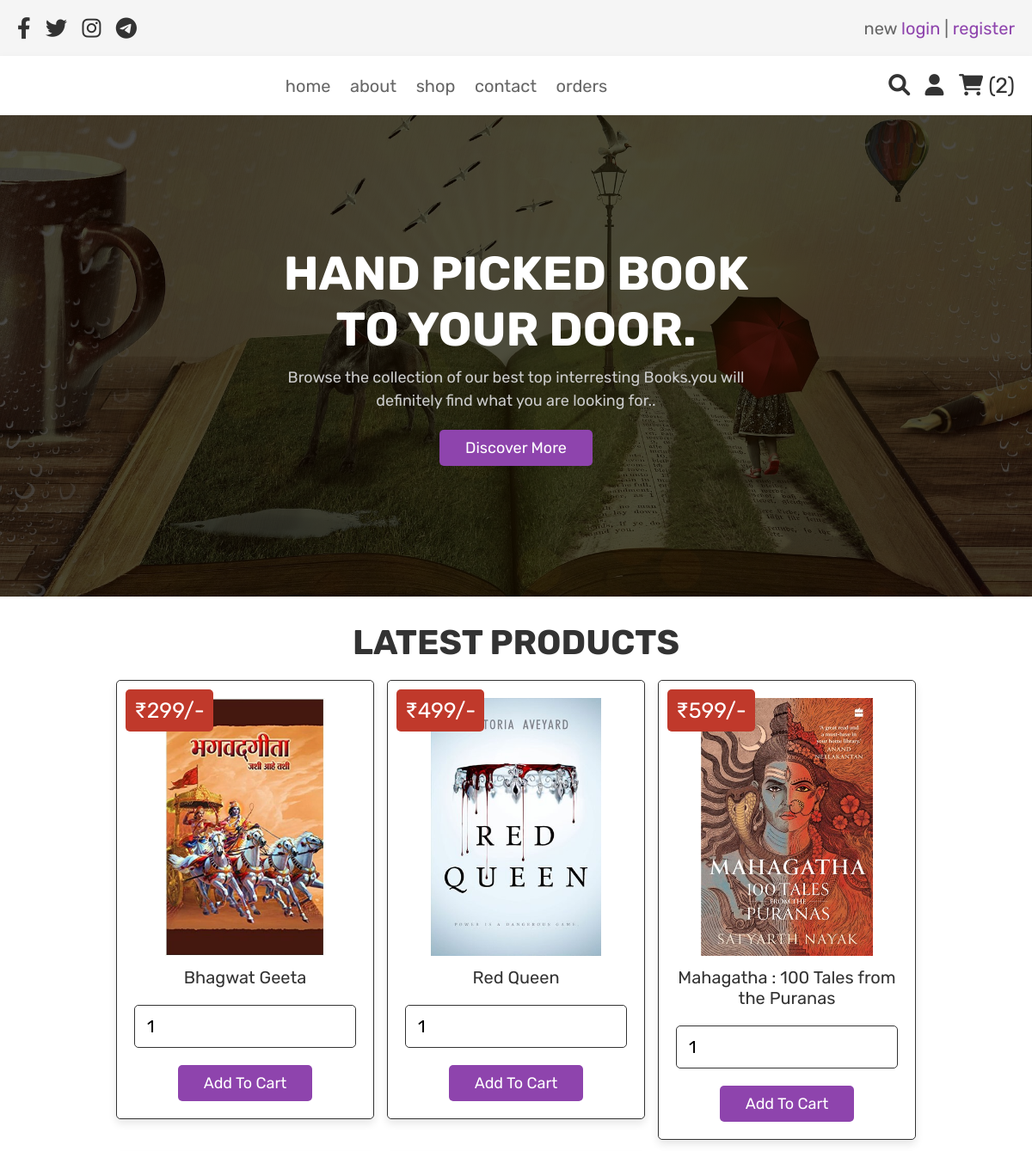
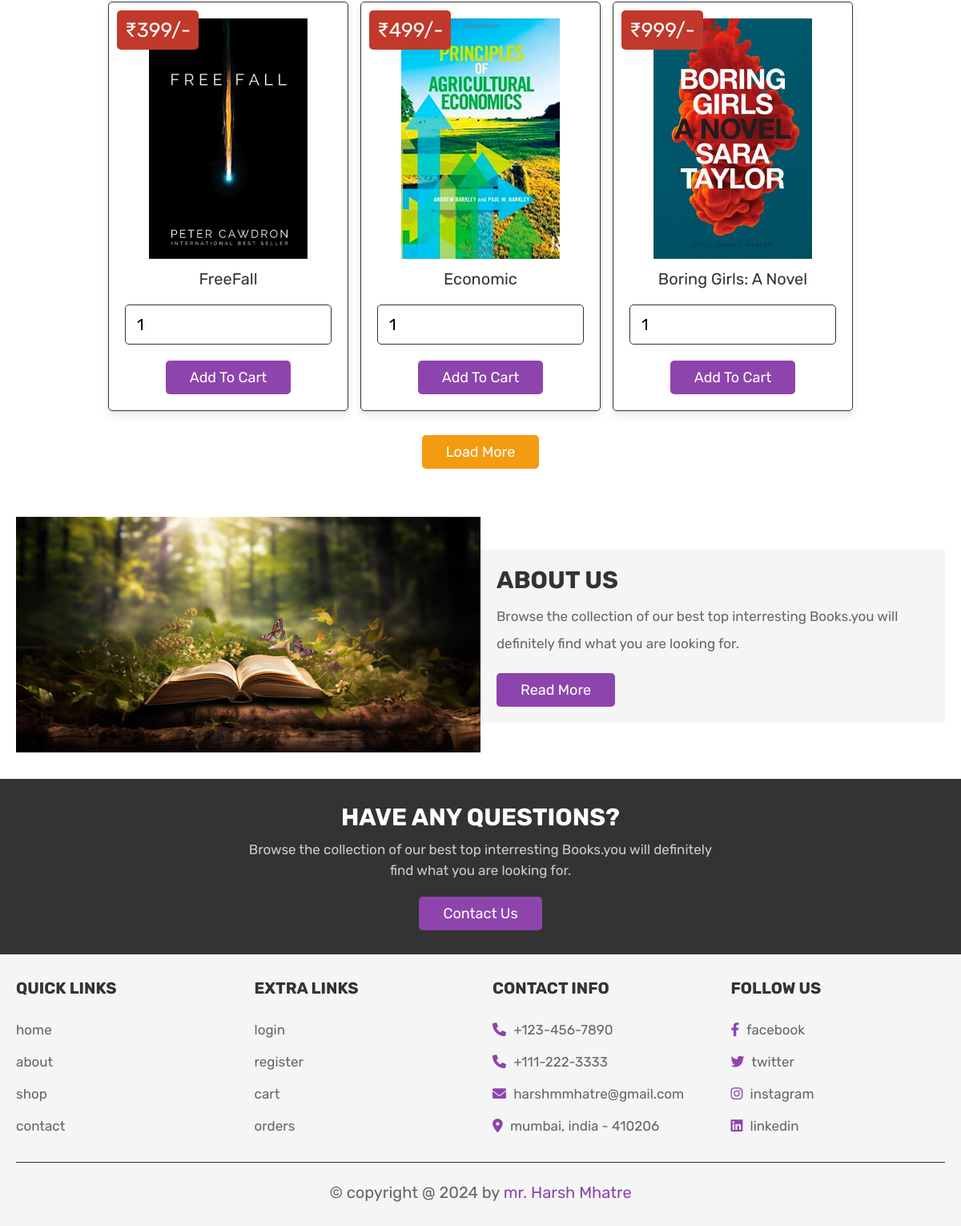
Screenshot of /home.php (signed in) with the database file from the repository (2 pictures, top to bottom).
### tables this page shows
CREATE TABLE `products` (
  `id` int(100) NOT NULL,
  `name` varchar(100) NOT NULL,
  `price` int(100) NOT NULL,
  `image` varchar(100) NOT NULL
);

### home.php (the view, shortened to what this page needs)
<?php
include 'config.php';
?>
<!DOCTYPE html>
<html lang="en">
<head>
   <link rel="stylesheet" href="https://cdnjs.cloudflare.com/ajax/libs/font-awesome/6.0.0/css/all.min.css">
   <link rel="stylesheet" href="css/style.css">
</head>
<body>
<?php include 'header.php'; ?>
<section class="home">
   <div class="content">
      <h3>Hand Picked Book to your door.</h3>
      <p>Browse the collection of our best top interresting Books.you will definitely find what you are looking for..</p>
      <a href="about.php" class="white-btn">discover more</a>
   </div>
</section>
<section class="products">
   <h1 class="title">latest products</h1>
   <div class="box-container">
      <?php
         $select_products = mysqli_query($conn, "SELECT * FROM `products` LIMIT 6") or die('query failed');
         if(mysqli_num_rows($select_products) > 0){
            while($fetch_products = mysqli_fetch_assoc($select_products)){
      ?>
      <form action="" method="post" class="box">
      <img class="image" src="uploaded_img/<?php echo $fetch_products['image']; ?>" alt="">
      <div class="name"><?php echo $fetch_products['name']; ?></div>
      <div class="price">₹<?php echo $fetch_products['price']; ?>/-</div>
      <input type="number" min="1" name="product_quantity" value="1" class="qty">
      <input type="submit" value="add to cart" name="add_to_cart" class="btn">
      </form>
      <?php
         }
      }else{
         echo '<p class="empty">no products added yet!</p>';
      }
      ?>
   </div>
   <div class="load-more" style="margin-top: 2rem; text-align:center">
      <a href="shop.php" class="option-btn">load more</a>
   </div>
</section>
<section class="about">
   <div class="flex">
      <div class="image">
         <img src="images/abouttt.jpg" alt="">
      </div>
      <div class="content">
         <h3>about us</h3>
         <p> Browse the collection of our best top interresting Books.you will definitely find what you are looking for.</p>
         <a href="about.php" class="btn">read more</a>
      </div>
   </div>
</section>
<section class="home-contact">
   <div class="content">
      <h3>have any questions?</h3>
      <p>Browse the collection of our best top interresting Books.you will definitely find what you are looking for.</p>
      <a href="contact.php" class="white-btn">contact us</a>
   </div>
</section>
<?php include 'footer.php'; ?>
</body>
</html>

### css/style.css (style rules this page uses)
:root { --purple:#8e44ad; --red:#c0392b; --orange:#f39c12; --black:#333; --white:#fff; --light-color:#666; --light-white:#ccc; --light-bg:#f5f5f5; --border:.1rem solid var(--black); --box-shadow:0 .5rem 1rem rgba(0,0,0,.1); }
* { font-family: 'Rubik', sans-serif; margin:0; padding:0; box-sizing: border-box; outline: none; border:none; text-decoration: none; transition:all .2s linear; }
html { font-size: 62.5%; overflow-x: hidden; }
section { padding:3rem 2rem; }
.title { text-align: center; margin-bottom: 2rem; text-transform: uppercase; color:var(--black); font-size: 4rem; }
.btn, .option-btn, .delete-btn, .white-btn { display: inline-block; margin-top: 1rem; padding:1rem 3rem; cursor: pointer; color:var(--white); font-size: 1.8rem; border-radius: .5rem; text-transform: capitalize; }
.white-btn, .btn { background-color: var(--purple); }
.option-btn { background-color: var(--orange); }
.home { min-height: 70vh; background:linear-gradient(rgba(0,0,0,.7), rgba(0,0,0,.7)), url(../images/home-bg.jpg) no-repeat; background-size: cover; background-position: center; display: flex; align-items: center; justify-content: center; }
.home .content { text-align: center; width: 60rem; }
.home .content h3 { font-size: 5.5rem; color:var(--white); text-transform: uppercase; }
.home .content p { font-size:1.8rem; color:var(--light-white); padding:1rem 0; line-height: 1.5; }
.products .box-container { max-width: 1200px; margin:0 auto; display: grid; grid-template-columns: repeat(auto-fit, 30rem); align-items: flex-start; gap:1.5rem; justify-content: center; }
.products .box-container .box { border-radius: .5rem; background-color: var(--white); box-shadow: var(--box-shadow); padding:2rem; text-align: center; border:var(--border); position: relative; }
.products .box-container .box .image { height: 30rem; }
.products .box-container .box .name { padding:1rem 0; font-size: 2rem; color:var(--black); }
.products .box-container .box .qty { width: 100%; padding:1.2rem 1.4rem; border-radius: .5rem; border:var(--border); margin:1rem 0; font-size: 2rem; }
.products .box-container .box .price { position: absolute; top:1rem; left:1rem; border-radius: .5rem; padding:1rem; font-size: 2.5rem; color:var(--white); background-color: var(--red); }
.about .flex { max-width: 1200px; margin:0 auto; display: flex; align-items: center; flex-wrap: wrap; }
.about .flex .image { flex:1 1 40rem; }
.about .flex .image img { width: 100%; }
.about .flex .content { flex:1 1 40rem; padding:2rem; background-color: var(--light-bg); }
.about .flex .content h3 { font-size: 3rem; color:var(--black); text-transform: uppercase; }
.about .flex .content p { padding:1rem 0; line-height: 2; font-size: 1.7rem; color:var(--light-color); }
.home-contact { background-color: var(--black); }
.home-contact .content { max-width: 60rem; text-align: center; margin:0 auto; }
.home-contact .content h3 { font-size: 3rem; text-transform: uppercase; color:var(--white); }
.home-contact .content p { padding:1rem 0; line-height: 1.5; color:var(--light-white); font-size: 1.7rem; }

### rows the page displays
products: image (picture), name "Bhagwat Geeta", price "299"
products: image (picture), name "Red Queen", price "499"
products: image (picture), name "Mahagatha : 100 Tales from the Puranas", price "599"
products: image (picture), name "FreeFall", price "399"
products: image (picture), name "Economic", price "499"
products: image (picture), name "Boring Girls: A Novel", price "999"

### other values shown
$cart_rows_number "2"
